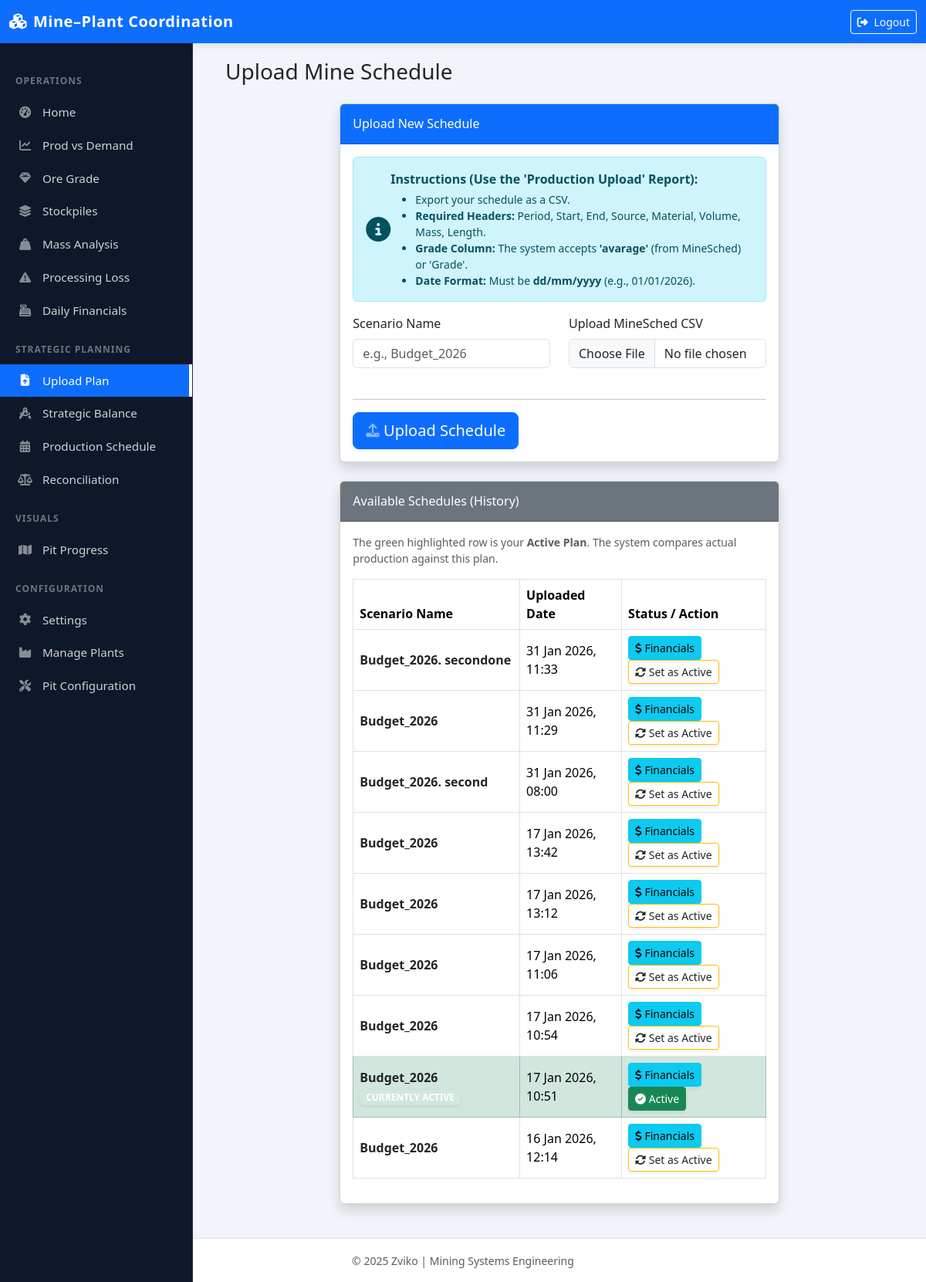
/upload-schedule/, run on an earlier commit of the app's database.
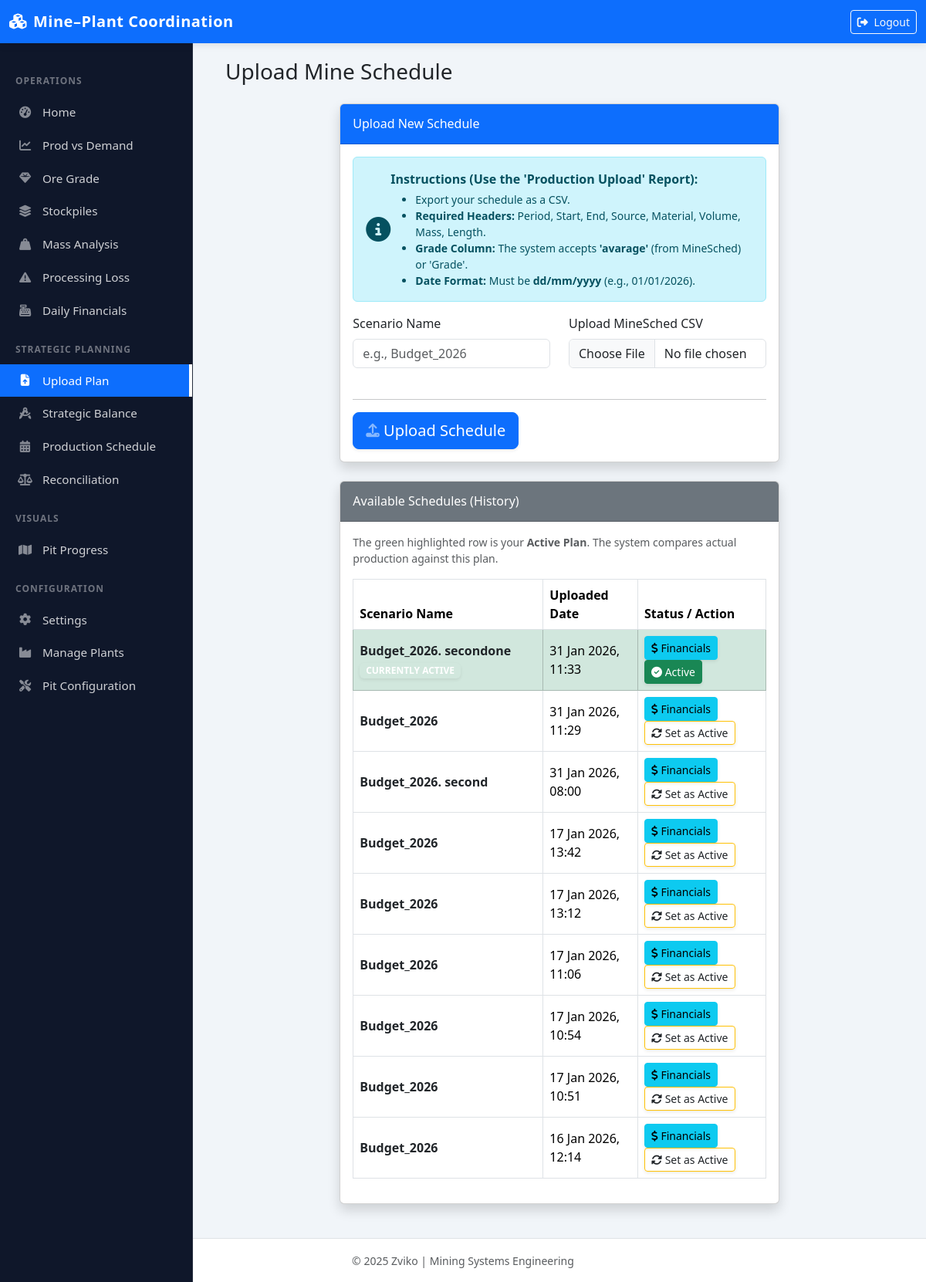
And on a later commit of the database.
### dashboard/models.py (models this page shows, shortened)
class ScheduleScenario(models.Model):
    name = models.CharField(max_length=100, default="mucs_2026")
    created_at = models.DateTimeField(auto_now_add=True)
    is_active = models.BooleanField(default=False)

### dashboard/views.py (the view)
# urls.py: path('upload-schedule/', views.upload_schedule_view, name='upload_schedule'),
def upload_schedule_view(request):
    if request.method == "POST":
        form = ScheduleUploadForm(request.POST, request.FILES)
        if form.is_valid():
            scenario_name = form.cleaned_data['scenario_name']
            csv_file = request.FILES['csv_file']
            if not csv_file.name.lower().endswith('.csv'):
                messages.error(request, "Error: Please upload a CSV file.")
                return redirect('upload_schedule')
            scenario = ScheduleScenario.objects.create(name=scenario_name)
            try:
                decoded_file = csv_file.read().decode('utf-8-sig').splitlines()
                header_row_index = -1
                for i, line in enumerate(decoded_file[:20]):
                    if 'period' in line.lower():
                        header_row_index = i
                        break
                if header_row_index == -1:
                    raise Exception("Could not find a row with 'Period' in the first 20 lines.")
                data_content = "\n".join(decoded_file[header_row_index:])
                io_string = io.StringIO(data_content)
                reader = csv.DictReader(io_string)
                if reader.fieldnames:
                    reader.fieldnames = [name.replace('\n', ' ').strip() for name in reader.fieldnames]
                print(f"DEBUG: Cleaned Headers: {reader.fieldnames}")
                def find_col(options):
                    for field in reader.fieldnames:
                        if field.lower() in options:
                            return field
                    return None
                mat_col = find_col(['material', 'material type', 'dest material', 'rock type', 'mat'])
                vol_col = find_col(['volume', 'vol', 'bank volume'])
                mass_col = find_col(['mass', 'tonnes', 'tons', 't'])
                count = 0
                errors = []
                for row_idx, row in enumerate(reader):
                    p_num = row.get('Period') or row.get('Period Number')
                    if not p_num: continue
                    try:
                        def clean_num(val):
                            if not val: return 0.0
                            return float(str(val).replace(',', '').strip())
                        def clean_date(val):
                            if not val: return None
                            val = val.strip()
                            for fmt in ('%d/%m/%Y', '%Y-%m-%d', '%d-%m-%Y', '%m/%d/%Y'):
                                try:
                                    return datetime.strptime(val, fmt).date()
                                except ValueError:
                                    continue
                            return None
                        if mat_col and row.get(mat_col):
                            raw_mat = row.get(mat_col).lower()
                        else:
                            raw_mat = 'waste' # Default only if column missing
                        if 'low_grad' in raw_mat or 'medium_' in raw_mat:
                            raw_mat = 'ore'
                        elif 'waste' in raw_mat:
                            raw_mat = 'waste'
                        phase = row.get('Source') or row.get('Mining Location', 'Unknown')
                        grade_val = row.get('avarage') or row.get('Grade') or row.get('average')
                        MaterialSchedule.objects.create(
                            scenario=scenario,
                            period=int(p_num),
                            phase_name=phase,
                            start_date=clean_date(row.get('Start') or row.get('Start Date')),
                            end_date=clean_date(row.get('End') or row.get('End Date')),
                            source=phase,
                            destination=row.get('Destination') or row.get('Dest', ''),
                            material_type=raw_mat, # Using our fixed material type
                            volume=clean_num(row.get(vol_col)) if vol_col else clean_num(row.get('Volume')),
                            mass=clean_num(row.get(mass_col)) if mass_col else clean_num(row.get('Mass')),
                            haul_distance=clean_num(row.get('Length') or row.get('Haul') or row.get('Haul Route')),
                            grade=clean_num(grade_val)
                        )
                        count += 1
                    except Exception as e:
                        if len(errors) < 3:
                            errors.append(f"Row {row_idx + 1}: {str(e)}")
                        continue
                if count > 0:
                    messages.success(request, f"Success! Uploaded {count} rows to '{scenario.name}'.")
                else:
                    scenario.delete()
                    if errors:
                        messages.error(request, f"Failed. First error: {errors[0]}")
                    else:
                        messages.warning(request, "Found correct headers, but no rows had a Period Number.")
                return redirect('upload_schedule')
            except Exception as e:
                scenario.delete()
                messages.error(request, f"Critical Upload Failed: {str(e)}")
                return redirect('upload_schedule')
    else:
        form = ScheduleUploadForm()
    scenarios = ScheduleScenario.objects.all().order_by('-created_at')
    return render(request, 'dashboard/upload_schedule.html', {
        'form': form,
        'scenarios': scenarios
    })

### dashboard/forms.py
class ScheduleUploadForm(forms.Form):
    scenario_name = forms.CharField(
        max_length=100,
        label="Scenario Name",
        widget=forms.TextInput(attrs={'class': 'form-control', 'placeholder': 'e.g., Budget_2026'})
    )
    csv_file = forms.FileField(
        label="Upload MineSched CSV",
        widget=forms.ClearableFileInput(attrs={'class': 'form-control'})
    )

### dashboard/templates/dashboard/upload_schedule.html (shortened to what the changed rows need)
{% extends 'dashboard/base.html' %}
{% block content %}
<div class="container-fluid">
    <div class="d-sm-flex align-items-center justify-content-between mb-4">
        <h1 class="h3 mb-0 text-gray-800">Upload Mine Schedule</h1>
    </div>
    <div class="row justify-content-center">
        <div class="col-lg-8">
            <div class="card shadow mb-4">
                <div class="card-body">
                    <div class="table-responsive">
                        <table class="table table-bordered table-hover" width="100%" cellspacing="0">
                            <thead class="thead-light">
                                <tr>
                                    <th>Scenario Name</th>
                                    <th>Uploaded Date</th>
                                    <th>Status / Action</th>
                                </tr>
                            </thead>
                            <tbody>
                                {% for s in scenarios %}
                                <tr class="{% if s.is_active %}table-success{% endif %}">
                                    <td class="align-middle text-dark">
                                        <strong>{{ s.name }}</strong>
                                        {% if s.is_active %}
                                            <span class="badge badge-success ml-2 shadow-sm">CURRENTLY ACTIVE</span>
                                        {% endif %}
                                    </td>
                                    <td class="align-middle">{{ s.created_at|date:"d M Y, H:i" }}</td>
                                    <td class="align-middle">
                                        <a href="{% url 'cash_flow' s.id %}" class="btn btn-info btn-sm shadow-sm mr-1" title="Analyze Cash Flow">
                                            <i class="fas fa-dollar-sign"></i> Financials
                                        </a>
                                        {% if s.is_active %}
                                            <button class="btn btn-success btn-sm font-weight-bold shadow-sm" disabled style="opacity: 1; cursor: default;">
                                                <i class="fas fa-check-circle mr-1"></i> Active
                                            </button>
                                        {% else %}
                                            <a href="{% url 'sync-targets' s.id %}" class="btn btn-outline-warning btn-sm text-dark font-weight-bold shadow-sm" title="Switch to this plan">
                                                <i class="fas fa-sync-alt mr-1"></i> Set as Active
                                            </a>
                                        {% endif %}
                                    </td>
                                </tr>
                                {% endfor %}
                            </tbody>
                        </table>
                    </div>
                </div>
            </div>
        </div>
    </div>
</div>
{% endblock %}

What changed in the data, as far as the page shows it:
changed ScheduleScenario "Budget_2026. secondone": is_active "Set as Active" → "CURRENTLY ACTIVE Active"
changed ScheduleScenario "17 Jan 2026, 10:51": is_active "CURRENTLY ACTIVE Active" → "Set as Active"
